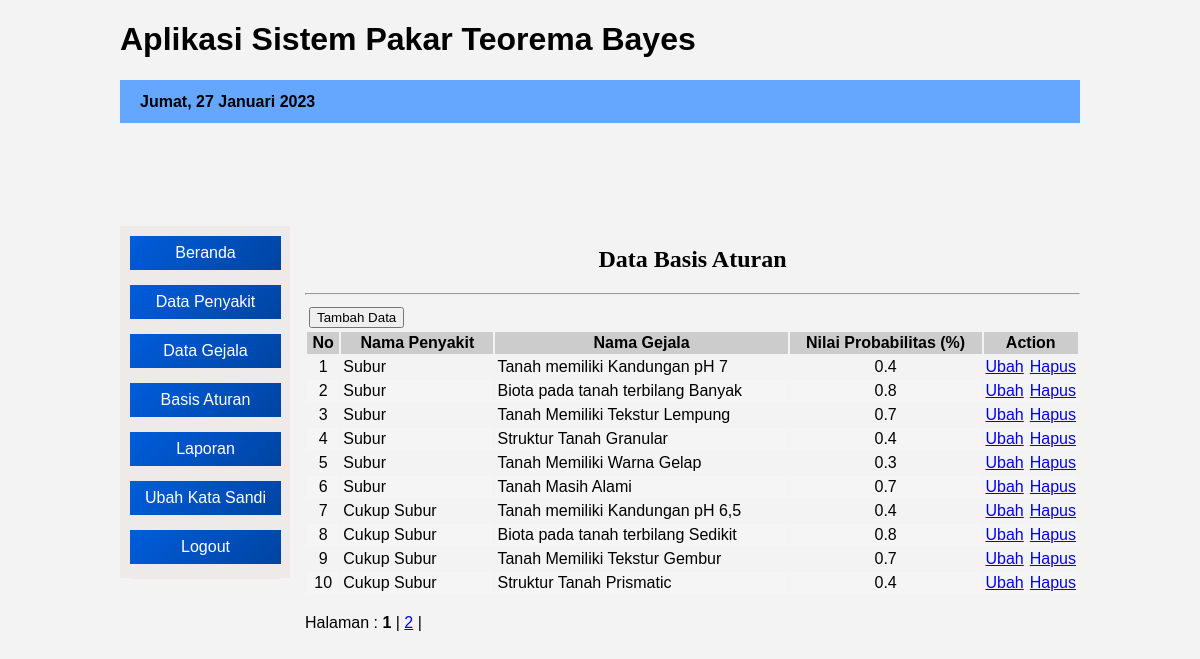
Page /admin/index.php?open=Basis-Aturan (signed in) on the committed database.
### tables this page shows
CREATE TABLE `tblaturan` (
  `kd_aturan` int(11) NOT NULL,
  `kd_gejala` varchar(7) NOT NULL,
  `kd_penyakit` varchar(7) NOT NULL,
  `nl_prob` decimal(2,1) NOT NULL
);

CREATE TABLE `tblpenyakit` (
  `kd_penyakit` varchar(7) NOT NULL,
  `nm_penyakit` varchar(40) NOT NULL,
  `nl_penyakit` float NOT NULL,
  `pengobatan` text NOT NULL
);

CREATE TABLE `tblgejala` (
  `kd_gejala` varchar(7) NOT NULL,
  `nm_gejala` varchar(80) NOT NULL
);

### admin/aturan_data.php (the view, shortened to what this page needs)
<?php
  include "../lib/koneksi.php";
  $batas = 10;
  $halaman = $_GET['halaman'];
  if (empty($halaman)) {
  	$posisi = 0;
  	$halaman = 1;
  }
  else {
  	$posisi = ($halaman-1) * $batas;
  }
 ?>
<center><h2>Data Basis Aturan</h2></center><hr>
<?php
  $query = "select a.kd_aturan, b.kd_penyakit, b.nm_penyakit, c.kd_gejala, c.nm_gejala, a.nl_prob from tblaturan a, tblpenyakit b, tblgejala c where a.kd_penyakit=b.kd_penyakit and a.kd_gejala=c.kd_gejala order by b.kd_penyakit asc, c.kd_gejala asc limit $posisi, $batas";
  $tampil = mysqli_query($konek,$query);
 ?>
<table border="0" cellpadding="2" width="100%">
  <tr>
      <form action="?open=Aturan-Add&status=tambah" target="_self" method="Post">
          <td colspan="2" rowspan="2"> <input type="submit" name="btntambah" value="Tambah Data" /></td>
      </form>
  </tr>
  <tr></tr>
  <tr bgcolor="#CCCCCC">
    <th> No </th>
    <th width="20%"> Nama Penyakit </th>
    <th> Nama Gejala </th>
    <th> Nilai Probabilitas (%) </th>
    <th colspan="2" width="10%"> Action </th>
  </tr>
  <?php
   $no = $posisi+1;
   while ($data = mysqli_fetch_array($tampil)) {
   	if ($no%2==1) {$warna='';} else {$warna='#F5F5F5';}
   	echo "<tr bgcolor=$warna>
             <td align='center'>$no</td>
   	         <td>$data[nm_penyakit]</td>
   	         <td>$data[nm_gejala]</td>
             <td align='center'>$data[nl_prob]</td>
   	         <td align='center'><a href='?open=Aturan-Edit&kode=$data[kd_aturan]' target='_self' alt='Edit Data'>Ubah</a></td>
             <td align='center'><a href='?open=Aturan-Hapus&kode=$data[kd_aturan]' target='_self' alt='Delete Data'>Hapus</a></td>
          </tr>";
     $no++;
   }
   echo "</table>";
   $semuadata  ="select a.kd_aturan, b.kd_penyakit, b.nm_penyakit, c.kd_gejala, c.nm_gejala, a.nl_prob from tblaturan a, tblpenyakit b, tblgejala c where a.kd_penyakit=b.kd_penyakit and a.kd_gejala=c.kd_gejala order by b.kd_penyakit asc, c.kd_gejala asc";
   $query2     = mysqli_query($konek, $semuadata);
   $jmldata    = mysqli_num_rows ($query2);
   $jmlhalaman = ceil($jmldata / $batas);
   echo "<br> Halaman : ";
   for ($a=1;$a<=$jmlhalaman;$a++)
   if ($a != $halaman) {
   	echo "<a href='?open=Basis-Aturan&halaman=$a'>$a</a> | ";
   }
   else {
   	echo "<b>$a</b> | ";
   }
?>

### css/desig1.css (style rules this page uses)
* { font-family: Arial, tahoma, sans-serif; }
body { background-color: #f3f3f3; }
#isi h2 { font-family: tahoma, "Times New Roman", "Maiandra GD", sans-serif; }

### rows in the picture
tblaturan: kd_penyakit.nm_penyakit "Subur", kd_gejala.nm_gejala "Tanah memiliki Kandungan pH 7", nl_prob "0.4"
tblaturan: kd_penyakit.nm_penyakit "Subur", kd_gejala.nm_gejala "Biota pada tanah terbilang Banyak", nl_prob "0.8"
tblaturan: kd_penyakit.nm_penyakit "Subur", kd_gejala.nm_gejala "Tanah Memiliki Tekstur Lempung", nl_prob "0.7"
tblaturan: kd_penyakit.nm_penyakit "Subur", kd_gejala.nm_gejala "Struktur Tanah Granular", nl_prob "0.4"
tblaturan: kd_penyakit.nm_penyakit "Subur", kd_gejala.nm_gejala "Tanah Memiliki Warna Gelap", nl_prob "0.3"
tblaturan: kd_penyakit.nm_penyakit "Subur", kd_gejala.nm_gejala "Tanah Masih Alami", nl_prob "0.7"
tblaturan: kd_penyakit.nm_penyakit "Cukup Subur", kd_gejala.nm_gejala "Tanah memiliki Kandungan pH 6,5", nl_prob "0.4"
tblaturan: kd_penyakit.nm_penyakit "Cukup Subur", kd_gejala.nm_gejala "Biota pada tanah terbilang Sedikit", nl_prob "0.8"
tblaturan: kd_penyakit.nm_penyakit "Cukup Subur", kd_gejala.nm_gejala "Tanah Memiliki Tekstur Gembur", nl_prob "0.7"
tblaturan: kd_penyakit.nm_penyakit "Cukup Subur", kd_gejala.nm_gejala "Struktur Tanah Prismatic", nl_prob "0.4"

### other values in the picture
$namabln "Jumat"
$tgl "27"
$namabulan "Januari"
$thn "2023"
